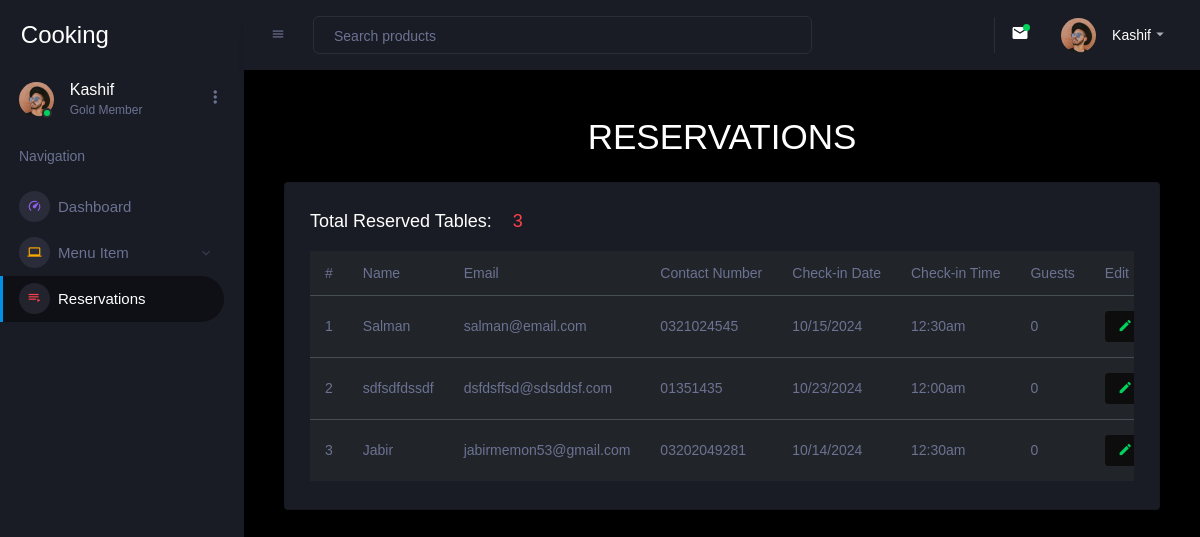
Page /admin/pages/reservation.php (signed in) on the committed database.
### tables this page shows
CREATE TABLE `reservations` (
  `reservation_id` int(11) NOT NULL,
  `name` varchar(255) NOT NULL,
  `email` varchar(255) NOT NULL,
  `contact_number` varchar(255) NOT NULL,
  `check_in_date` varchar(255) NOT NULL,
  `check_in_time` varchar(255) NOT NULL,
  `number_of_guests` int(11) NOT NULL,
  `created_at` date NOT NULL DEFAULT current_timestamp()
);

### admin/pages/reservation.php (the view, shortened to what this page needs)
<?php include "../conn.php"; ?>
<?php include "../components/sidebar.php"; ?>
<?php
$sql = "SELECT * FROM reservations";
$data = mysqli_query($connection, $sql);
$totaldata = mysqli_num_rows($data);
?>
<h1 class="py-3 text-center">RESERVATIONS</h1>
<div class="container">
    <div class="row">
        <div class="col-lg-12 grid-margin stretch-card">
            <div class="card">
                <div class="card-body">
                    <h4 class="card-title">Total Reserved Tables: <span class="text-danger mx-3"><?php echo $totaldata ?></span></h4>
                    <div class="table-responsive">
                        <table class="table table-dark">
                            <thead>
                                <tr>
                                    <th>#</th>
                                    <th>Name</th>
                                    <th>Email</th>
                                    <th>Contact Number</th>
                                    <th>Check-in Date</th>
                                    <th>Check-in Time</th>
                                    <th>Guests</th>
                                    <th>Edit</th>
                                </tr>
                            </thead>
                            <tbody>
                                <?php
                                if ($totaldata > 0) {
                                    while ($reservation = mysqli_fetch_assoc($data)) {
                                ?>
                                        <tr>
                                            <td> <?php echo $reservation["reservation_id"] ?> </td>
                                            <td> <?php echo $reservation["name"] ?> </td>
                                            <td> <?php echo $reservation["email"] ?> </td>
                                            <td> <?php echo $reservation["contact_number"] ?> </td>
                                            <td> <?php echo $reservation["check_in_date"] ?> </td>
                                            <td> <?php echo $reservation["check_in_time"] ?> </td>
                                            <td> <?php echo $reservation["number_of_guests"] ?> </td>
                                            <td>
                                                <button type="button" class="btn btn-dark" data-bs-toggle="modal" data-bs-target="#editModal" data-id="<?php echo $reservation['reservation_id']; ?>" data-name="<?php echo $reservation['name']; ?>" data-email="<?php echo $reservation["email"] ?>" data-contact="<?php echo $reservation["contact_number"] ?>" data-date="<?php echo $reservation["check_in_date"] ?>" data-time="<?php echo $reservation["check_in_time"] ?>" data-guests="<?php echo $reservation["number_of_guests"] ?>">
                                                    <i class="mdi mdi-pencil text-success fs-1"></i>
                                                </button>
                                            </td>
                                        </tr>
                                <?php
                                    }
                                } else {
                                    echo "<tr><td colspan='9'>No Reservations Found</td></tr>";
                                }
                                ?>
                            </tbody>
                        </table>
                    </div>
                </div>
            </div>
        </div>
    </div>
</div>
<?php include "../components/footer.php"; ?>

### rows in the picture
reservations: reservation_id "1", name "Salman", email "salman@email.com", contact_number "0321024545", check_in_date "10/15/2024", check_in_time "12:30am", number_of_guests "0"
reservations: reservation_id "2", name "sdfsdfdssdf", email "dsfdsffsd@sdsddsf.com", contact_number "01351435", check_in_date "10/23/2024", check_in_time "12:00am", number_of_guests "0"
reservations: reservation_id "3", name "Jabir", email "jabirmemon53@gmail.com", contact_number "03202049281", check_in_date "10/14/2024", check_in_time "12:30am", number_of_guests "0"

### other values in the picture
$_SESSION["name"] "Kashif"
$totaldata "3"
